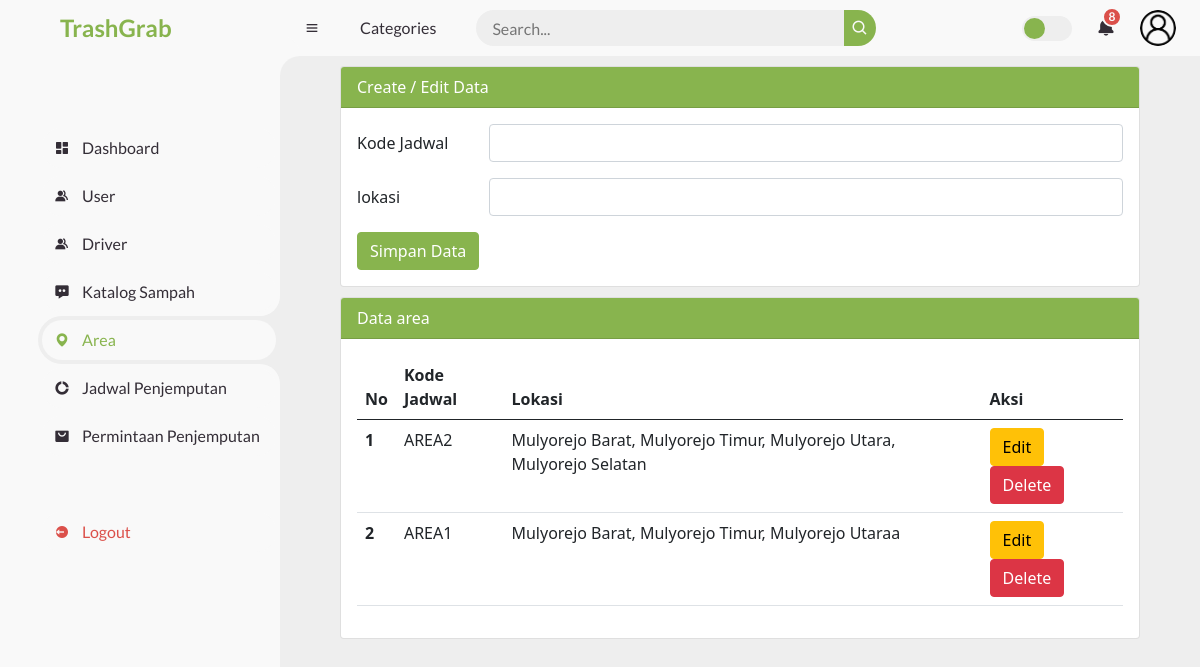
The page /function_area.php (signed in) on the database its author committed.
### tables this page shows
CREATE TABLE `area` (
  `id_area` int(11) NOT NULL,
  `kode_area` varchar(100) NOT NULL,
  `lokasi` text NOT NULL
);

### function_area.php (the view, shortened to what this page needs)
<?php
if(isset($_SESSION['role'])) {
    $role = $_SESSION['role'];
} else {
    $role = "Role Not Set";
}
?>
<?php
include 'koneksi.php';
$kode_area     = "";
$lokasi      = "";
?>
<!DOCTYPE html>
<html lang="en">
<head>
    <link href="https://cdn.jsdelivr.net/npm/bootstrap@5.0.0-beta2/dist/css/bootstrap.min.css" rel="stylesheet">
	<link href='https://unpkg.com/boxicons@2.0.9/css/boxicons.min.css' rel='stylesheet'>
	<link rel="stylesheet" href="style.css">
</head>
<body>
    <?php include 'sidebar.php'; ?>
    <?php include 'navbar.php'; ?>
    <div class="mx-auto">
        <?php if($role != "Member"): ?>
        <div class="card">
            <div class="card-header text-white">
                Create / Edit Data
            </div>
            <div class="card-body">
                <form action="" method="POST">
                    <div class="mb-3 row">
                        <label for="lokasi" class="col-sm-2 col-form-label">Kode Jadwal</label>
                        <div class="col-sm-10">
                            <input type="text" class="form-control" id="kode_area" name="kode_area" value="<?php echo $kode_area ?>">
                        </div>
                    </div>
                    <div class="mb-3 row">
                        <label for="role" class="col-sm-2 col-form-label">lokasi</label>
                        <div class="col-sm-10">
                            <input type="text" class="form-control" id="lokasi" name="lokasi" value="<?php echo $lokasi ?>">
                        </div>
                    </div>
                    <div class="col-12">
                        <input type="submit" name="simpan" value="Simpan Data" class="btn btn-primary" />
                    </div>
                </form>
            </div>
        </div>
        <?php endif; ?>
        <div class="card">
            <div class="card-header text-white">
                Data area
            </div>
            <div class="card-body">
                <table class="table">
                    <thead>
                        <tr>
                            <th scope="col">No</th>
                            <th scope="col">Kode Jadwal</th>
                            <th scope="col">Lokasi</th>
                            <?php if($role != "Member"): ?><th scope="col">Aksi</th><?php endif; ?>
                        </tr>
                    </thead>
                    <tbody>
                        <?php
                        $sql2   = "select * from area order by id_area desc";
                        $q2     = mysqli_query($koneksi, $sql2);
                        $urut   = 1;
                        while ($r2 = mysqli_fetch_array($q2)) {
                            $id_area         = $r2['id_area'];
                            $kode_area   = $r2['kode_area'];
                            $lokasi        = $r2['lokasi'];
                        ?>
                            <tr>
                                <th scope="row"><?php echo $urut++ ?></th>
                                <td scope="row"><?php echo $kode_area ?></td>
                                <td scope="row"><?php echo $lokasi ?></td>
                                <?php if($role != "Member"): ?>
                                <td scope="row">
                                    <a href="function_area.php?op=edit&id_area=<?php echo $id_area ?>"><button type="button" class="btn btn-warning">Edit</button></a>
                                    <a href="function_area.php?op=delete&id_area=<?php echo $id_area?>" onclick="return confirm('Yakin mau delete data?')"><button type="button" class="btn btn-danger">Delete</button></a>
                                </td>
                                <?php endif; ?>
                            </tr>
                        <?php
                        }
                        ?>
                    </tbody>
                </table>
            </div>
        </div>
    </div>
</body>
</html>

### style.css (style rules this page uses)
* { margin: 0; padding: 0; box-sizing: border-box; }
a { text-decoration: none; }
:root { --poppins: 'Poppins', sans-serif; --lato: 'Lato', sans-serif; --light: #F9F9F9; --blue: #88B44E; --light-blue: #CFE8FF; --grey: #eee; --dark-grey: #AAAAAA; --dark: #342E37; --red: #DB504A; --yellow: #FFCE26; --light-yellow: #FFF2C6; --orange: #FD7238; --light-orange: #FFE0D3; }
html { overflow-x: hidden; }
body { background: var(--grey); overflow-x: hidden; }
.btn-primary { background-color: #88B44E; outline-color: #eee; border-color: #88B44E; }
.card-header { background-color: #88B44E; }

### function_area.php (style rules this page uses)
.mx-auto { width: 800px }
.card { margin-top: 10px; }

### rows shown on the page
area: kode_area "AREA2", lokasi "Mulyorejo Barat, Mulyorejo Timur, Mulyorejo Utara, Mulyorejo Selatan"
area: kode_area "AREA1", lokasi "Mulyorejo Barat, Mulyorejo Timur, Mulyorejo Utaraa"
